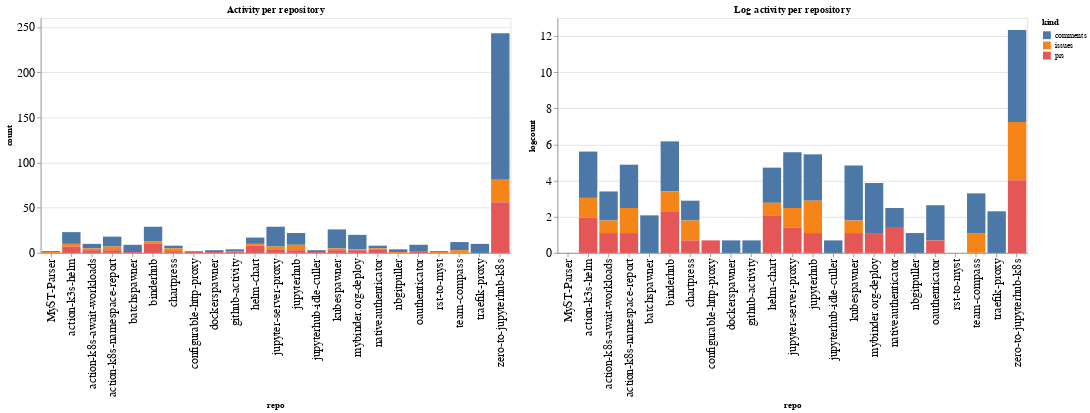

The code cell stored with this chart in its notebook:
### Code cell
ch1 = alt.Chart(repo_summaries, width=600, title="Activity per repository").mark_bar().encode(
    x='repo',
    y='count',
    color='kind',
    tooltip="kind"
)

ch2 = alt.Chart(repo_summaries, width=600, title="Log activity per repository").mark_bar().encode(
    x='repo',
    y='logcount',
    color='kind',
    tooltip="kind"
)

ch1 | ch2

### Figure 1 — Vega-Lite specification as saved in the notebook (floating-point values rounded to 4 significant figures)
{"config": {"axisLeft": {"labelFontSize": 15}, "axisBottom": {"labelFontSize": 15}}, "hconcat": [{"mark": "bar", "encoding": {"color": {"type": "nominal", "field": "kind"}, "tooltip": {"type": "nominal", "field": "kind"}, "x": {"type": "nominal", "field": "repo"}, "y": {"type": "quantitative", "field": "count"}}, "title": "Activity per repository", "width": 600}, {"mark": "bar", "encoding": {"color": {"type": "nominal", "field": "kind"}, "tooltip": {"type": "nominal", "field": "kind"}, "x": {"type": "nominal", "field": "repo"}, "y": {"type": "quantitative", "field": "logcount"}}, "title": "Log activity per repository", "width": 600}], "data": {"name": "data-2168f490d0fa6512a4189c115f897a32"}, "$schema": "https://vega.github.io/schema/vega-lite/v4.8.1.json", "datasets": {"data-2168f490d0fa6512a4189c115f897a32": [{"repo": "MyST-Parser", "kind": "comments", "count": 1, "logcount": 0.0}, {"repo": "MyST-Parser", "kind": "issues", "count": 1, "logcount": 0.0}, {"repo": "action-k3s-helm", "kind": "comments", "count": 13, "logcount": 2.565}, {"repo": "action-k3s-helm", "kind": "issues", "count": 3, "logcount": 1.099}, {"repo": "action-k3s-helm", "kind": "prs", "count": 7, "logcount": 1.946}, {"repo": "action-k8s-await-workloads", "kind": "comments", "count": 5, "logcount": 1.609}, {"repo": "action-k8s-await-workloads", "kind": "issues", "count": 2, "logcount": 0.6931}, {"repo": "action-k8s-await-workloads", "kind": "prs", "count": 3, "logcount": 1.099}, {"repo": "action-k8s-namespace-report", "kind": "comments", "count": 11, "logcount": 2.398}, {"repo": "action-k8s-namespace-report", "kind": "issues", "count": 4, "logcount": 1.386}, {"repo": "action-k8s-namespace-report", "kind": "prs", "count": 3, "logcount": 1.099}, {"repo": "batchspawner", "kind": "comments", "count": 8, "logcount": 2.079}, {"repo": "batchspawner", "kind": "prs", "count": 1, "logcount": 0.0}, {"repo": "binderhub", "kind": "comments", "count": 16, "logcount": 2.773}, {"repo": "binderhub", "kind": "issues", "count": 3, "logcount": 1.099}, {"repo": "binderhub", "kind": "prs", "count": 10, "logcount": 2.303}, {"repo": "chartpress", "kind": "comments", "count": 3, "logcount": 1.099}, {"repo": "chartpress", "kind": "issues", "count": 3, "logcount": 1.099}, {"repo": "chartpress", "kind": "prs", "count": 2, "logcount": 0.6931}, {"repo": "configurable-http-proxy", "kind": "prs", "count": 2, "logcount": 0.6931}, {"repo": "dockerspawner", "kind": "comments", "count": 2, "logcount": 0.6931}, {"repo": "dockerspawner", "kind": "prs", "count": 1, "logcount": 0.0}, {"repo": "github-activity", "kind": "comments", "count": 2, "logcount": 0.6931}, {"repo": "github-activity", "kind": "issues", "count": 1, "logcount": 0.0}, {"repo": "github-activity", "kind": "prs", "count": 1, "logcount": 0.0}, {"repo": "helm-chart", "kind": "comments", "count": 7, "logcount": 1.946}, {"repo": "helm-chart", "kind": "issues", "count": 2, "logcount": 0.6931}, {"repo": "helm-chart", "kind": "prs", "count": 8, "logcount": 2.079}, {"repo": "jupyter-server-proxy", "kind": "comments", "count": 22, "logcount": 3.091}, {"repo": "jupyter-server-proxy", "kind": "issues", "count": 3, "logcount": 1.099}, {"repo": "jupyter-server-proxy", "kind": "prs", "count": 4, "logcount": 1.386}, {"repo": "jupyterhub", "kind": "comments", "count": 13, "logcount": 2.565}, {"repo": "jupyterhub", "kind": "issues", "count": 6, "logcount": 1.792}, {"repo": "jupyterhub", "kind": "prs", "count": 3, "logcount": 1.099}, {"repo": "jupyterhub-idle-culler", "kind": "comments", "count": 2, "logcount": 0.6931}, {"repo": "jupyterhub-idle-culler", "kind": "prs", "count": 1, "logcount": 0.0}, {"repo": "kubespawner", "kind": "comments", "count": 21, "logcount": 3.045}, {"repo": "kubespawner", "kind": "issues", "count": 2, "logcount": 0.6931}, {"repo": "kubespawner", "kind": "prs", "count": 3, "logcount": 1.099}, {"repo": "mybinder.org-deploy", "kind": "comments", "count": 16, "logcount": 2.773}, {"repo": "mybinder.org-deploy", "kind": "issues", "count": 1, "logcount": 0.0}, {"repo": "mybinder.org-deploy", "kind": "prs", "count": 3, "logcount": 1.099}, {"repo": "nativeauthenticator", "kind": "comments", "count": 3, "logcount": 1.099}, {"repo": "nativeauthenticator", "kind": "issues", "count": 1, "logcount": 0.0}, {"repo": "nativeauthenticator", "kind": "prs", "count": 4, "logcount": 1.386}, {"repo": "nbgitpuller", "kind": "comments", "count": 3, "logcount": 1.099}, {"repo": "nbgitpuller", "kind": "issues", "count": 1, "logcount": 0.0}, {"repo": "oauthenticator", "kind": "comments", "count": 7, "logcount": 1.946}, {"repo": "oauthenticator", "kind": "prs", "count": 2, "logcount": 0.6931}, {"repo": "rst-to-myst", "kind": "comments", "count": 1, "logcount": 0.0}, {"repo": "rst-to-myst", "kind": "issues", "count": 1, "logcount": 0.0}, {"repo": "team-compass", "kind": "comments", "count": 9, "logcount": 2.197}, {"repo": "team-compass", "kind": "issues", "count": 3, "logcount": 1.099}, {"repo": "traefik-proxy", "kind": "comments", "count": 10, "logcount": 2.303}, {"repo": "zero-to-jupyterhub-k8s", "kind": "comments", "count": 162, "logcount": 5.088}, {"repo": "zero-to-jupyterhub-k8s", "kind": "issues", "count": 25, "logcount": 3.219}, {"repo": "zero-to-jupyterhub-k8s", "kind": "prs", "count": 56, "logcount": 4.025}]}}
